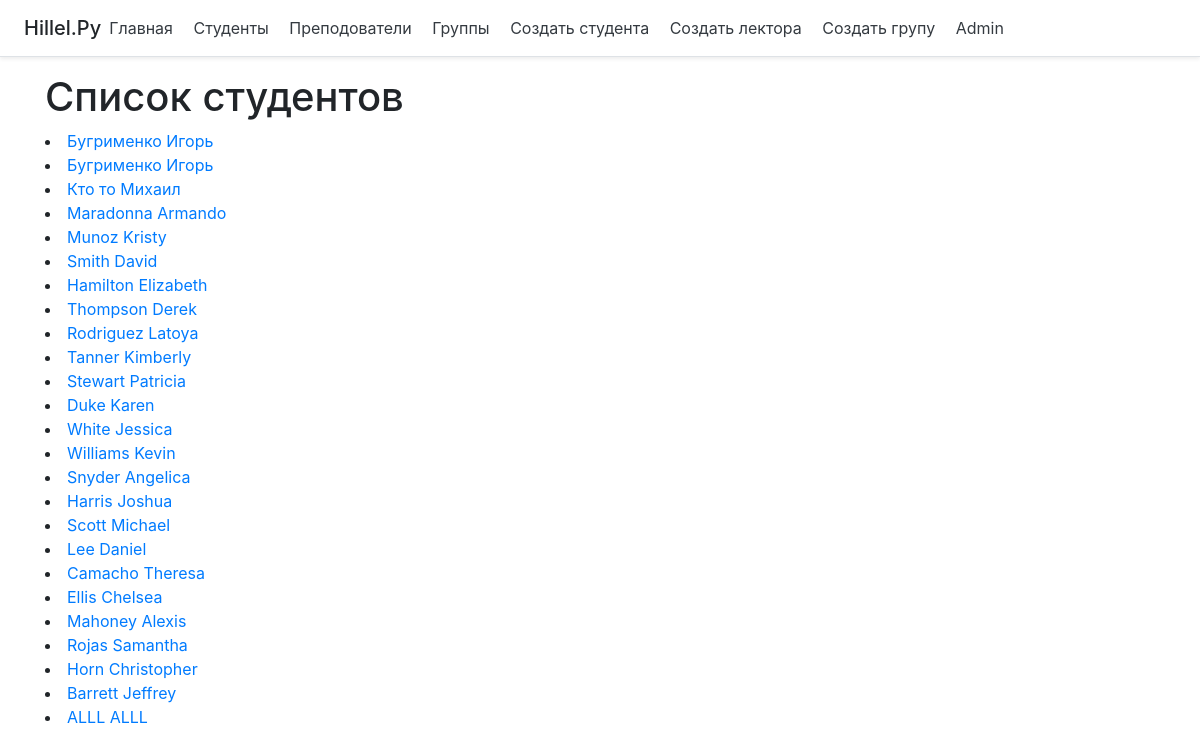
/student, run on an earlier commit of the app's database.
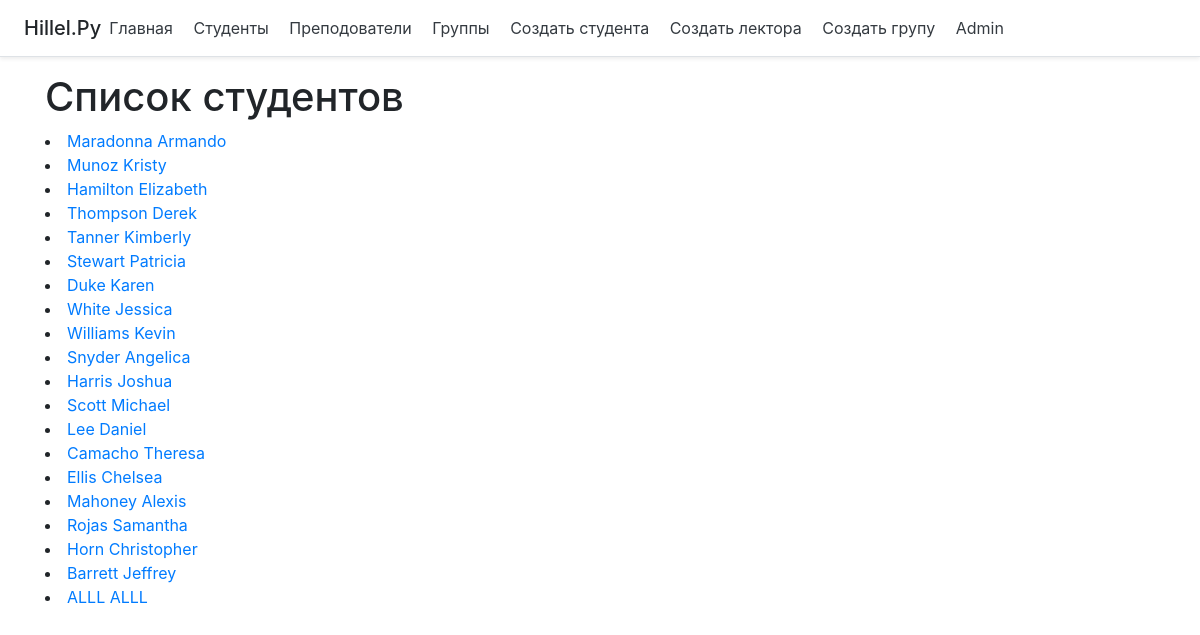
And on a later commit of the database.
### main/models.py (models this page shows, shortened)
class Student(models.Model):
    student_id = models.AutoField(primary_key=True)
    first_name = models.CharField('Имя студента', max_length=100)
    last_name = models.CharField('Фамилия студента', max_length=100)
    email = models.EmailField(max_length=250)

### main/views.py (the view)
# urls.py: path('student', views.show_student, name='student'),
def show_student(request):
    students = Student.objects.all().order_by()
    return render(request, 'main/students.html', {'title': 'Студенты', 'students': students})

### main/templates/main/students.html (shortened to what this page needs)
{%extends 'main/base.html'%}
{% block content%}
<h1> Список студентов  </h1>
 {% for student in students %}
<li>
            <a href="{% url 'show_student' student_id=student.student_id %}">
                {{ student.last_name}}  {{student.first_name }}
            </a>
</li>
    {% endfor %}
{% endblock %}

### main/templates/main/base.html (shortened to what this page needs)
<!DOCTYPE html>
<html lang="en">
<head>
    <link rel= "stylesheet" href="https://stackpath.bootstrapcdn.com/bootstrap/4.5.2/css/bootstrap.min.css">
</head>
<body>
<header class="d-flex flex-column flex-md-row align-items-center p-3 px-md-4 mb-3 bg-white border-bottom shadow-sm">
  <p class="h5 my-0 me-md-auto fw-normal">Hillel.Py</p>
  <nav class="my-2 my-md-0 me-md-3">
    <a class="p-2 text-dark" href="/">Главная</a>
    <a class="p-2 text-dark" href="{%url 'student'%}">Студенты</a>
      <a class="p-2 text-dark" href="{%url 'lector'%}">Преподователи</a>
      <a class="p-2 text-dark" href="{%url 'group'%}">Группы</a>
      <a class="p-2 text-dark" href="{%url 'create_student'%}">Создать студента</a>
      <a class="p-2 text-dark" href="{%url 'create_lector'%}">Создать лектора</a>
      <a class="p-2 text-dark" href="{%url 'create_group'%}">Создать групу</a>
      <a class="p-2 text-dark" href="admin">Admin</a>
</header>
<div class="container">
   {% block content  %}{% endblock %}
    </div>
</body>
</html>

What changed in the data, as far as the page shows it:
removed Student: last_name "Бугрименко", first_name "Игорь"
removed Student: last_name "Бугрименко", first_name "Игорь"
removed Student: last_name "Кто то", first_name "Михаил"
removed Student: last_name "Smith", first_name "David"
removed Student: last_name "Rodriguez", first_name "Latoya"
